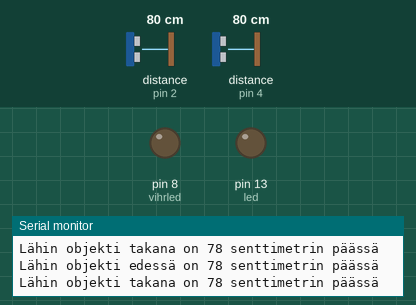
Recording of a sketch running on a simulated Arduino Uno, built with avr-gcc and run on an emulated ATmega328P. Shown: output pins drawn as LEDs (lit = HIGH), the last lines printed to the serial monitor. Wiring (inferred from the names in the program): 2 × ultrasonic range finder: trigger pin 3, echo pin 2 / trigger pin 5, echo pin 4. The inputs (shaded band) are chosen by the test bench; at power-on: distance to the obstacle (sensors on pin 2, pin 4) 80 cm. The echo pulse lasts 58.3 µs per cm; pins used as bus, display or sensor lines are not drawn.

Above: at 1.2 s.
1.3 s: distance to the obstacle (sensor on pin 2) set to 32 cm
4.3 s: distance to the obstacle (sensor on pin 2) set to 27 cm
At 4.7 s:
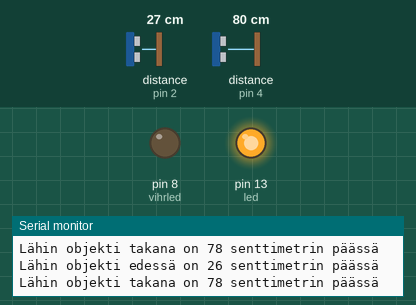
5.9 s: distance to the obstacle (sensor on pin 4) set to 55 cm
8.9 s: distance to the obstacle (sensor on pin 4) set to 46 cm
At 10.0 s:
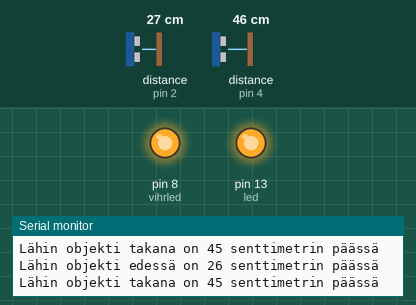
10.4 s: distance to the obstacle (sensor on pin 2) set to 120 cm
At 11.4 s:
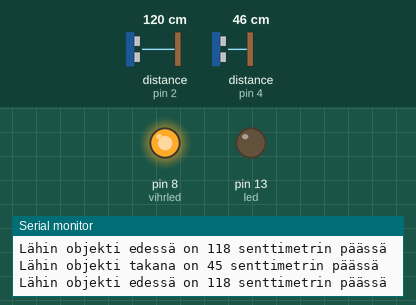
11.9 s: distance to the obstacle (sensor on pin 2) set to 18 cm
At 12.4 s:
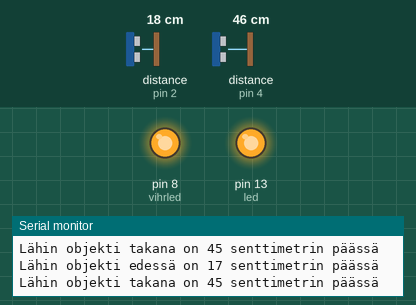
Timing chart, 0 to 14.4 s (numbered marks = the images above; inputs shaded):
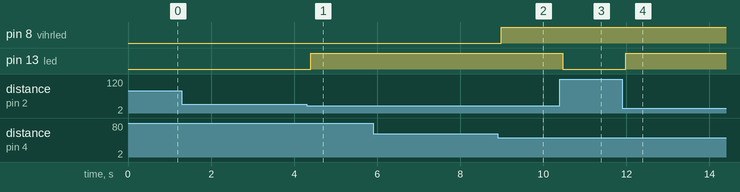

The sketch:

ultrasonic_sensor.ino
```cpp
// Kaapo's Ultrasonic sensor project using "Arduino Uno" board and Ultrasonic sensor "HC-SR04".
// Date 2021-10-12
#define echoPin 2 // attach pin D2 Arduino to pin Echo of HC-SR04
#define trigPin 3 //attach pin D3 Arduino to pin Trig of HC-SR04

#define echoP2 4
#define trigP2 5

// defines variables
long duration;// variable for the duration of sound wave travel
long duration2;
int distance; // variable for the distance measurement
int distance2;
int led = 13;
int vihrled = 8;

void setup() {
  pinMode(led, OUTPUT);
  pinMode(vihrled, OUTPUT);

  pinMode(trigPin, OUTPUT); // Sets the trigPin as an OUTPUT
  pinMode(echoPin, INPUT); // Sets the echoPin as an INPUT

  pinMode(trigP2, OUTPUT); // Sets the trigPin as an OUTPUT
  pinMode(echoP2, INPUT); // Sets the echoPin as an INPUT

  Serial.begin(9600); // // Serial Communication is starting with 9600 of baudrate speed
  Serial.println("Ultrasonic Sensor HC-SR04 Test"); // print some text in Serial Monitor
  Serial.println("with Arduino UNO R3");
}
void loop() {
  // Clears the trigPin condition
  digitalWrite(trigPin, LOW);
  digitalWrite(trigP2, LOW);
  delayMicroseconds(2);
  // Sets the trigPin HIGH (ACTIVE) for 10 microseconds
  digitalWrite(trigPin, HIGH);
  delayMicroseconds(10);
  digitalWrite(trigPin, LOW);
  duration = pulseIn(echoPin, HIGH);

  digitalWrite(trigP2, HIGH);
  delayMicroseconds(10);
  digitalWrite(trigP2, LOW);
  duration2 = pulseIn(echoP2, HIGH);

  // Reads the echoPin, returns the sound wave travel time in microseconds
 // duration2 = pulseIn(echoP2, HIGH);
  // Calculating the distance
  distance = duration * 0.034 / 2; // Speed of sound wave divided by 2 (go and back)
  distance2 = duration2 * 0.034 / 2; // Speed of sound wave divided by 2 (go and back)

if (distance < 30 )
  digitalWrite(led, HIGH);
else
  digitalWrite(led, LOW);

if (distance2 < 50 )
  digitalWrite(vihrled, HIGH);
else
  digitalWrite(vihrled, LOW);


  // Displays the distance on the Serial Monitor
  Serial.print("Lähin objekti edessä on ");
  Serial.print(distance);
  Serial.println(" senttimetrin päässä");
  Serial.print("Lähin objekti takana on ");
  Serial.print(distance2);
  Serial.println(" senttimetrin päässä");

/* Serial.print("Lähin objekti takana on %d senttimetrin päässä\n", distance2 );
  Serial.print(distance);
  Serial.print(" senttimetrin[cm]");
  Serial.println(" päässä.");
  Serial.print("The closest object is ");
  Serial.print(distance );
  Serial.print( "cm ");
  Serial.println( "away.");
  */
  delay(100);
}
```

Measured:
- the behaviour switches between 31 and 30 cm on distance to the obstacle (sensor on pin 2) (found by bisection; images 0 and 1)
- the behaviour switches between 51 and 50 cm on distance to the obstacle (sensor on pin 4) (found by bisection; images 1 and 2)
- after the input at 4.3 s, pin 13 (led): LOW → HIGH after 0.10 s
- after the input at 8.9 s, pin 8 (vihrled): LOW → HIGH after 0.09 s
- after the input at 10.4 s, pin 13 (led): HIGH → LOW after 0.06 s
- after the input at 11.9 s, pin 13 (led): LOW → HIGH after 0.09 s
